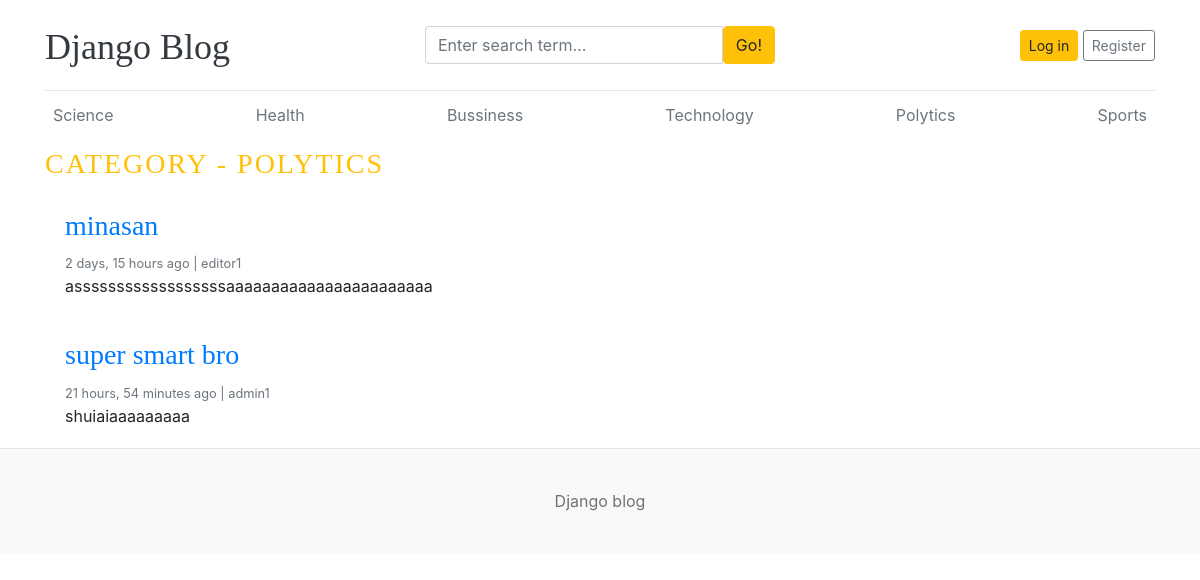
The page /category/5/ on the database as committed earlier.
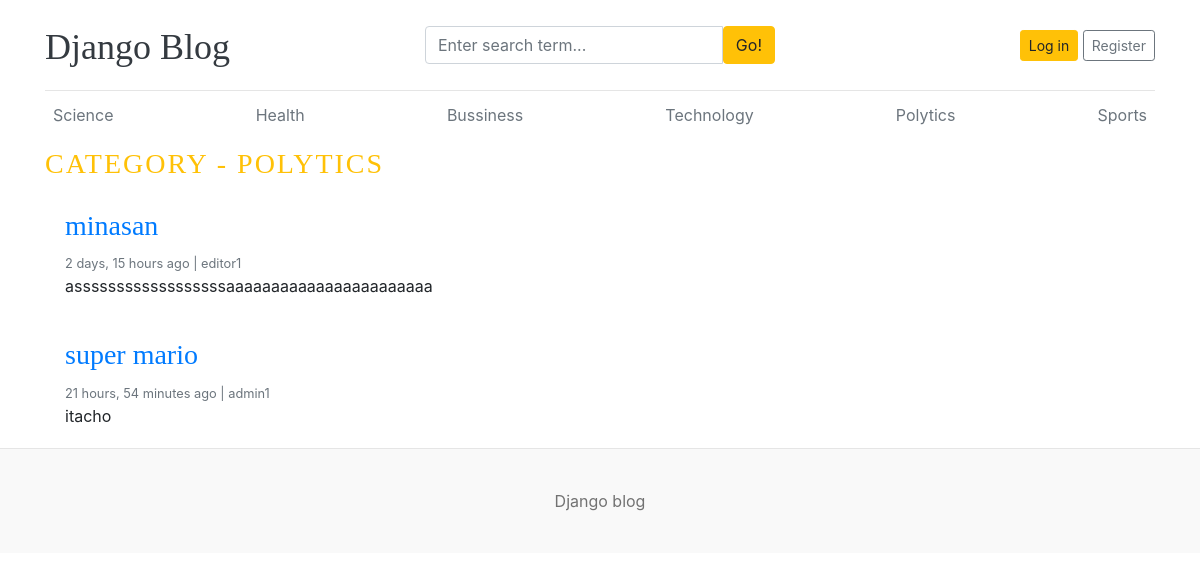
The same page on the database as committed later.
### blogs/models.py (models this page shows, shortened)
class Blogs(models.Model):
    title = models.CharField(max_length=100, unique=True)  # Tiêu đề bài viết, tối đa 100 ký tự, không trùng
    slug = models.SlugField(unique=True, blank=True)       # Đường dẫn thân thiện, không trùng, cho phép bỏ trống
    category = models.ForeignKey(Category, on_delete=models.CASCADE)  # Liên kết đến danh mục, xóa danh mục thì bài viết cũng bị xóa
    author = models.ForeignKey(User, on_delete=models.CASCADE)        # Liên kết đến người dùng (tác giả)
    blog_image = models.ImageField(upload_to='uploads/%y/%m/%d')      # Hình ảnh bài viết, lưu theo thư mục năm/tháng/ngày
    short_description = models.TextField(max_length=1000)             # Mô tả ngắn gọn bài viết, tối đa 1000 ký tự
    blog_body = models.TextField(max_length=3000)                     # Nội dung đầy đủ của bài viết, tối đa 3000 ký tự
    status = models.CharField(max_length = 100,choices = STATUS_CHOICE, default = 'draft')  # Trạng thái bài viết: nháp hoặc đã đăng
    is_feacherd = models.BooleanField(default=False)                  # Đánh dấu bài viết có phải là nổi bật không (nên sửa thành is_featured)
    created_at = models.DateTimeField(auto_now_add=True)              # Ngày tạo bài viết, tự động thêm khi tạo
    updated_at = models.DateTimeField(auto_now=True)                  # Ngày cập nhật bài viết, tự động thay đổi khi lưu
    class Meta:
        verbose_name_plural = 'Blogs'

### blogs/views.py (the view)
# urls.py: path('<int:category_id>/', views.posts_by_category, name='posts_by_category')
def posts_by_category(request, category_id):
    posts = Blogs.objects.filter(status='published', category = category_id )
    category = get_object_or_404(Category, pk=category_id)
    context = {
        'posts' : posts,
        'category':category
    }
    return render(request, 'posts_by_category.html', context)

### blogs/context_processors.py (called while the page is built)
def get_categories(request):
    categories = Category.objects.all()
    return dict(categories = categories)

### blogs/models.py (called while the page is built)
    def __str__(self):
        return self.category_name  # Giúp hiển thị rõ tên danh mục trong admin

### templates/posts_by_category.html
{% extends 'base/base.html' %}
{% block content %}
  <h3 class="text-uppercase text-warning" style="letter-spacing: 2px;">Category - {{ category }}</h3>
  <main role="main" class="container p-0">
    <div class="row">
      <div class="col-md-8 blog-main">
        {% for post in posts %}
         <div class="card border-0" >
          <div class="card-body">
            <h3><a href="{% url 'blogs' post.slug%}">{{ post.title }}</a></h3>
            <small class="mb-1 text-muted">{{post.created_at | timesince}} ago | {{ post.author }}</small>
            <p class="card-text">{{ post.short_description | truncatewords:40 }}</p>
          </div>
      </div>
        {% endfor %}
      </div>
    </div>
  </main>
</div>
{% endblock %}

Rows that differ between the two databases and show on the page:
changed Blogs "admin1": title "super smart bro" → "super mario"; short_description "shuiaiaaaaaaaaa" → "itacho"
